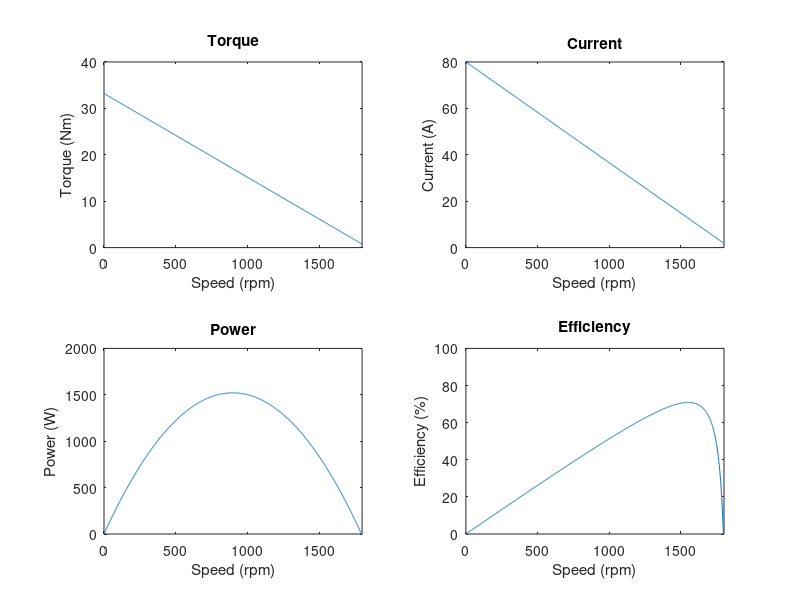

Write the MATLAB code that produced this figure.
% Matlab Code for plotting

% Define constants
E = 80; % Voltage (V)
R = 1; % Resistance (Ohm)

% Define speed range
N = 0:1800; % Speed (rpm)

% Calculate angular velocity
w = N/60*6.28; % Angular velocity (rad/s)

% Define back EMF constant
kB = 0.415; % Back EMF constant (V/rad/s)

% Calculate current
I = E - kB * w; % Current (A)

% Calculate torque
T = kB * I; % Torque (Nm)

% Calculate power
P = (T - 0.83) .* w; % Power (W)

% Calculate efficiency
E = P ./ (E * I); % Efficiency (dimensionless)

% Plotting the results
figure(1)

% Plot Torque vs Speed
subplot(2,2,1)
plot(N, T)
axis([0 1800 0 40])
xlabel('Speed (rpm)')
ylabel('Torque (Nm)')
title('Torque')

% Plot Current vs Speed
subplot(2,2,2)
plot(N, I)
axis([0 1800 0 80])
xlabel('Speed (rpm)')
ylabel('Current (A)')
title('Current')

% Plot Power vs Speed
subplot(2,2,3)
plot(N, P)
axis([0 1800 0 2000])
xlabel('Speed (rpm)')
ylabel('Power (W)')
title('Power')

% Plot Efficiency vs Speed
subplot(2,2,4)
plot(N, E * 100) % Convert efficiency to percentage
axis([0 1800 0 100])
xlabel('Speed (rpm)')
ylabel('Efficiency (%)')
title('Efficiency')
